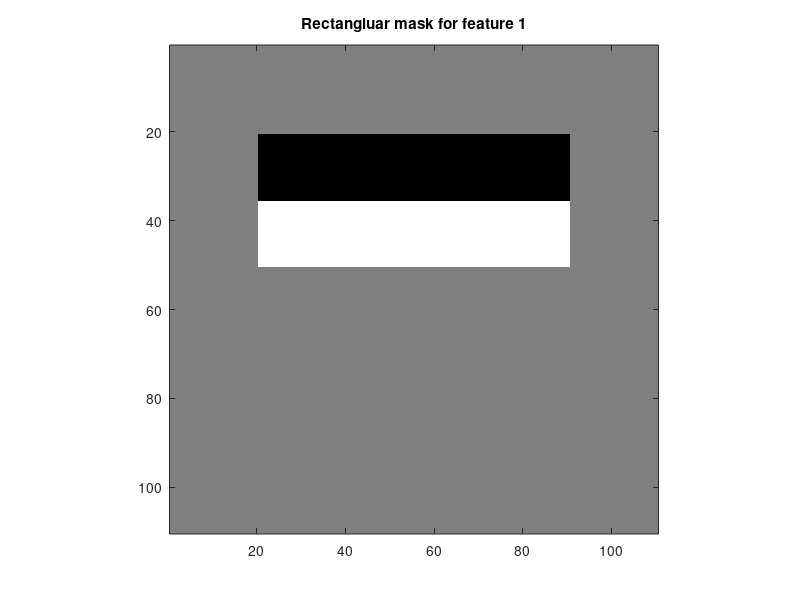
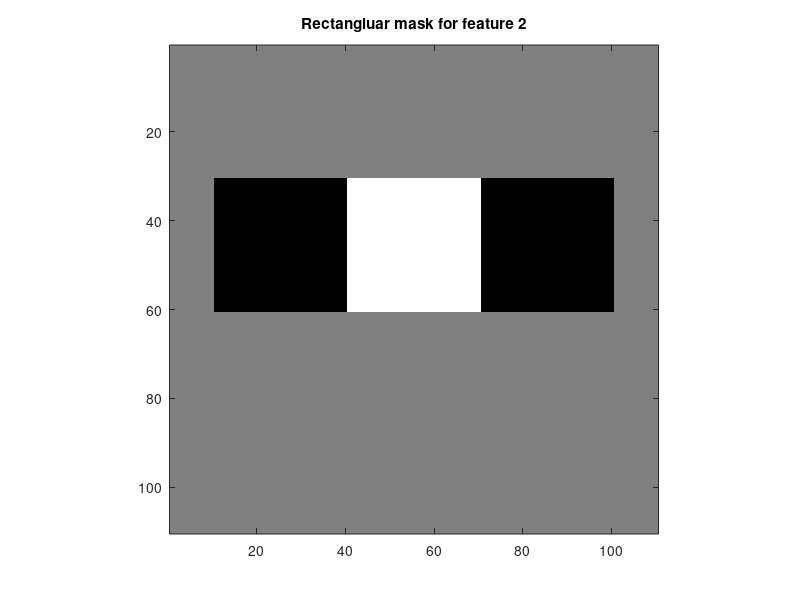

MATLAB code for these plots, in order: (Note: this script raises an error after producing the figures.)
% Computational Vision
% 2014-2015
%
% Javier Fern?ndez, Alejandro Hern?ndez
%
% >> OBJECTIVE:
% 1) Analize the code
% 2) Understand the function of each part of the code
% 3) Code the missing parts
% 4) Execute the code and check the results
% 5) Comment the experiments and results in a report

% main function
function FD_ex1()

clc; close all; clear;

%% Initialization
% Define Viola & Jones parameters for the first two feature masks
% SEE THE ATTACHED IMAGE FOR DETAILS!!!
L = 110;                         % mask size [px]
d1 = 20; d2 = 20; d3 = 30; d4 = 10; % distances from the border
w1 = 70; w2 = 30; w3 = 30;        % width of the rectangles
h1 = 15; h2 = 30;                 % height of the rectangles


%% Draw the 2 feature masks (just for visualization purpose)
input('Press enter to visualize the two defined rectangular masks');
m1 = zeros(L,L);
m2 = zeros(L,L);

m1(d1+1:d1+h1,d2+1:d2+w1) = 1;
m1(d1+1+h1:d1+2*h1,d2+1:d2+w1) = 2;
figure('name','First rectangular mask');
imagesc(m1);
title('Rectangluar mask for feature 1');
axis square;
colormap([128 128 128; 0 0 0; 255 255 255]/255);

m2(d3+1:d3+h2,d4+1:d4+w2) = 1;
m2(d3+1:d3+h2,d4+w2+1:d4+w2+w3) = 2;
m2(d3+1:d3+h2,d4+w2+w3+1:d4+2*w2+w3) = 1;
figure('name','Second rectangular mask');
imagesc(m2);
title('Rectangluar mask for feature 2');
axis square;
colormap([128 128 128; 0 0 0; 255 255 255]/255);


%% Load image, compute Integral Image and visualize it

% Load image 'barcelona.jpg' and convert image from rgb to grayscale
I = imread('barcelona.jpg');

input('Press enter to see the integral image for barcelona.jpg');

% Compute the Integral Image
S = cumsum(cumsum(double(I),2));
figure('name','Integral Image for barcelona.jpg');

% computing integral image between 0 and 1
S01 = (S-min(S(:)))/(max(S(:))+min(S(:)));
imagesc(S01);
title('barcelona.jpg integral image');

%% Compute features for regions with faces

input('Press enter to compute the two features values for face regions');

% (X,Y) coordinates of the top-left corner of windows with face
XY_FACE = [242 129; 439 135; 673 102; 879 172; 1123 151; 1279 130; 161 300; 349 526; 659 523; 943 535; 1252 562]; % [x1 y1; x2 y2 .....]

% Initialize the feature matrix for faces
FEAT_FACE = [];

for i = 1:size(XY_FACE,1)
    
    % current top-left corner coordinates
    x = XY_FACE(i,1);
    y = XY_FACE(i,2);
    
    % compute area of regions A and B for the first feature
    % HERE WE USE INTEGRAL IMAGE!
    area_A = S(y+d1+h1,x+d2+w1) - S(y+d1+1,x+d2+w1) - (S(y+d1+h1,x+d2+1) - S(y+d1+1,x+d2+1));
    area_B = S(y+2*h1+d1,x+w1+d2) - S(y+d1+h1+1,x+d2+w1) - (S(y+d1+2*h1,x+d2+1)-S(y+d1+h1+1,x+d2+1));
    
    % compute area of regions C, D and E for the second feature
    % HERE WE USE INTEGRAL IMAGE!
    area_C = S(y+d3+h2,x+d4+w2) - S(y+d3+1,x+d4+w2) - (S(y+d3+h2,x+d4+1) - S(y+d3+1,x+d4+1));
    area_D = S(y+d3+h2,x+d4+w2+w3) - S(y+d3+1,x+d4+w2+w3) - (S(y+d3+h2,x+d4+w2+1) - S(y+d3+1,x+d4+w2+1));
    area_E = S(y+d3+h2,x+d4+2*w2+w3) - S(y+d3+1,x+d4+2*w2+w3) - (S(y+d3+h2,x+d4+w2+w3+1) - S(y+d3+1,x+d4+w2+w3+1));
    
    
    % compute features value
    F1 = area_B - area_A;
    F2 = area_D - (area_C + area_E);
    
    % cumulate the computed values
    FEAT_FACE = [FEAT_FACE; [F1 F2]];
end

disp('Feature face vector');
disp(FEAT_FACE);

%% Compute features for regions with non-faces
input('Press enter to compute the two features values for non-face regions');

% (X,Y) coordinates of the top-left corner of windows with non-face
XY_NON_FACE = [29 30; 454 409; 685 366; 988 27; 1445 30; 1123 436; 1033 1081; 842 1091; 347 1075; 116 582];

% Initialize the feature matrix for non-faces
FEAT_NON_FACE = [];

for i = 1:size(XY_NON_FACE,1)
    
    % current top-left corner coordinates
    x = XY_NON_FACE(i,1); y = XY_NON_FACE(i,2);
    
    % compute area of regions A and B for the first feature
    % HERE WE USE INTEGRAL IMAGE!
    area_A = S(y+d1+h1,x+d2+w1) - S(y+d1+1,x+d2+w1) - (S(y+d1+h1,x+d2+1) - S(y+d1+1,x+d2+1));
    area_B = S(y+2*h1+d1,x+w1+d2) - S(y+d1+h1+1,x+d2+w1) - (S(y+d1+2*h1,x+d2+1)-S(y+d1+h1+1,x+d2+1));
    
    % compute area of regions C, D and E for the second feature
    % HERE WE USE INTEGRAL IMAGE!
    area_C = S(y+d3+h2,x+d4+w2) - S(y+d3+1,x+d4+w2) - (S(y+d3+h2,x+d4+1) - S(y+d3+1,x+d4+1));
    area_D = S(y+d3+h2,x+d4+w2+w3) - S(y+d3+1,x+d4+w2+w3) - (S(y+d3+h2,x+d4+w2+1) - S(y+d3+1,x+d4+w2+1));
    area_E = S(y+d3+h2,x+d4+2*w2+w3) - S(y+d3+1,x+d4+2*w2+w3) - (S(y+d3+h2,x+d4+w2+w3+1) - S(y+d3+1,x+d4+w2+w3+1));
    
    % compute features value
    F1 = area_B - area_A;
    F2 = area_D - (area_C + area_E);
    
    % cumulate the computed values
    FEAT_NON_FACE = [FEAT_NON_FACE; [F1 F2]];
end
disp('Non-face features');
disp(FEAT_NON_FACE);

% %% Visualize samples in the feature space
input('Press enter to visualize face and non-face features in the feature space');
figure('name','Face and non-face feature space for the different samples')
hold on
scatter(FEAT_FACE(:,1),FEAT_FACE(:,2),'g');
scatter(FEAT_NON_FACE(:,1),FEAT_NON_FACE(:,2),'r');
xlabel('Feature 1');
ylabel('Feature 2');
title('Feature space');


%% Visualize image with used regions
input('Press enter to visualize face and non-face features over the image');
figure('name','Face and non-face for the different samples over the image')
imshow(I);

% patches with faces
for i = 1:size(XY_FACE,1)
    PATCH = [XY_FACE(i,:) L L];
    Rectangle = [PATCH(1) PATCH(2); PATCH(1)+PATCH(3) PATCH(2); PATCH(1)+PATCH(3) PATCH(2)+PATCH(4); PATCH(1)  PATCH(2)+PATCH(4); PATCH(1) PATCH(2)];
    hold on;
    plot (Rectangle(:,1), Rectangle(:,2), 'g');
    hold off;
end

% patches without faces
for i = 1:size(XY_NON_FACE,1)
    PATCH = [XY_NON_FACE(i,:) L L];
    Rectangle = [PATCH(1) PATCH(2); PATCH(1)+PATCH(3) PATCH(2); PATCH(1)+PATCH(3) PATCH(2)+PATCH(4); PATCH(1)  PATCH(2)+PATCH(4); PATCH(1) PATCH(2)];
    hold on;
    plot (Rectangle(:,1), Rectangle(:,2), 'r');
    hold off;
end


%% Part 2:
% Testing madrid.jpg as test image

input('Press enter to test madrid image on classifier');
I = imread('madrid.jpg');

% Madrid manually obtained mask points
x1 = [201;389;695;1015;1190;1218;1032;807;603;431;207;63;59;519;857;1007;1274;1492;1446;371;49;859;]
y1 = [171;231;231;313;209;71;67;83;105;91;63;31;479;716;514;447;493;227;610;894;850;403;]

maskInfo = [L,d1,d2,d3,d4,w1,w2,w3,h1,h2];
trainAndClassify(FEAT_FACE,FEAT_NON_FACE,I,x1,y1,maskInfo);


end





